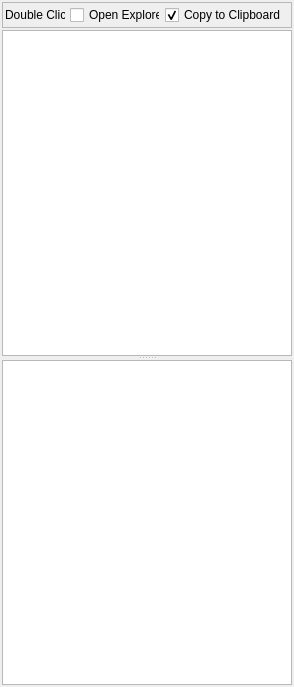
          <widget class="QWidget" name="pagePackage">
           <property name="geometry">
            <rect>
             <x>0</x>
             <y>0</y>
             <width>294</width>
             <height>687</height>
            </rect>
           </property>
           <attribute name="label">
            <string>Package</string>
           </attribute>
           <layout class="QVBoxLayout" name="verticalLayout_2">
            <property name="spacing">
             <number>2</number>
            </property>
            <property name="leftMargin">
             <number>2</number>
            </property>
            <property name="topMargin">
             <number>2</number>
            </property>
            <property name="rightMargin">
             <number>2</number>
            </property>
            <property name="bottomMargin">
             <number>2</number>
            </property>
            <item>
             <widget class="QFrame" name="frame_16">
              <property name="layoutDirection">
               <enum>Qt::LeftToRight</enum>
              </property>
              <property name="frameShape">
               <enum>QFrame::StyledPanel</enum>
              </property>
              <property name="frameShadow">
               <enum>QFrame::Raised</enum>
              </property>
              <layout class="QHBoxLayout" name="horizontalLayout_15">
               <property name="spacing">
                <number>5</number>
               </property>
               <property name="leftMargin">
                <number>2</number>
               </property>
               <property name="topMargin">
                <number>2</number>
               </property>
               <property name="rightMargin">
                <number>0</number>
               </property>
               <property name="bottomMargin">
                <number>2</number>
               </property>
               <item>
                <widget class="QLabel" name="label_10">
                 <property name="minimumSize">
                  <size>
                   <width>60</width>
                   <height>0</height>
                  </size>
                 </property>
                 <property name="maximumSize">
                  <size>
                   <width>70</width>
                   <height>16777215</height>
                  </size>
                 </property>
                 <property name="text">
                  <string>Double Click</string>
                 </property>
                </widget>
               </item>
               <item>
                <widget class="QCheckBox" name="checkBoxOpenExplorer">
                 <property name="maximumSize">
                  <size>
                   <width>90</width>
                   <height>16777215</height>
                  </size>
                 </property>
                 <property name="text">
                  <string>Open Explorer</string>
                 </property>
                 <property name="checked">
                  <bool>false</bool>
                 </property>
                </widget>
               </item>
               <item>
                <widget class="QCheckBox" name="checkBoxCopyClipboard">
                 <property name="text">
                  <string>Copy to Clipboard</string>
                 </property>
                 <property name="checked">
                  <bool>true</bool>
                 </property>
                </widget>
               </item>
               <item>
                <spacer name="horizontalSpacer">
                 <property name="orientation">
                  <enum>Qt::Horizontal</enum>
                 </property>
                 <property name="sizeHint" stdset="0">
                  <size>
                   <width>40</width>
                   <height>20</height>
                  </size>
                 </property>
                </spacer>
               </item>
              </layout>
             </widget>
            </item>
            <item>
             <widget class="QSplitter" name="splitter_3">
              <property name="orientation">
               <enum>Qt::Vertical</enum>
              </property>
              <widget class="QTreeView" name="treeViewRecipe">
               <property name="enabled">
                <bool>true</bool>
               </property>
              </widget>
              <widget class="QTreeView" name="treeViewRecipeInspect"/>
             </widget>
            </item>
           </layout>
          </widget>
